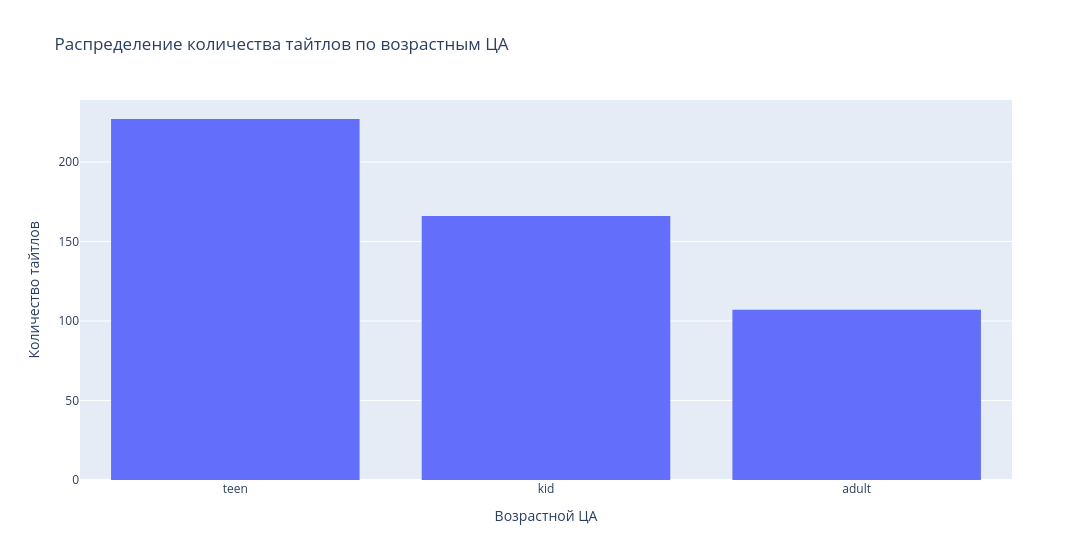

Write notebook code for a chart like this one.
### Markdown cell above
Во первых по гистограмме видим, что в целом как будто у нас больше тайтлов сериалов (с пометкой TV) чем фильмов, так же больше всего у нас контента для группы TV-14, это в оснвном для подростков старше 14 и взрослых (до этого возраста рекомендуется смотреть программу с родителями), меньше всего данных у нас по тайтлам без рейтинга, NR и UR. Интересно будет посмотреть распределение по новому прищнаку 'age'

### Code cell
fig = go.Figure()

fig.add_trace(go.Histogram(x = data_clean['age']))
fig.update_layout(
        title='Распределение количества тайтлов по возрастным ЦА',
        xaxis_title='Возрастной ЦА',
        yaxis_title='Количество тайтлов',
        xaxis=dict(categoryorder='total descending'),
        width = 1200)

fig.show()

### Figure 1 — Plotly figure (JSON) as saved in the notebook; plotly's stock layout.template omitted (floating-point values rounded to 4 significant figures; data arrays with more than 128 entries replaced by an {"elided": "..."} marker saying what was removed)
{"data": [{"type": "histogram", "x": {"elided": "500 str values"}}], "layout": {"title": {"text": "Распределение количества тайтлов по возрастным ЦА"}, "width": 1200, "xaxis": {"categoryorder": "total descending", "title": {"text": "Возрастной ЦА"}}, "yaxis": {"title": {"text": "Количество тайтлов"}}}}
